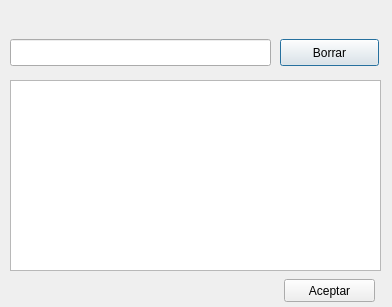
<?xml version="1.0" encoding="UTF-8"?>
<ui version="4.0">
 <class>BorrarRecursosDialog</class>
 <widget class="QDialog" name="BorrarRecursosDialog">
  <property name="geometry">
   <rect>
    <x>0</x>
    <y>0</y>
    <width>392</width>
    <height>307</height>
   </rect>
  </property>
  <property name="windowTitle">
   <string>Dialog</string>
  </property>
  <widget class="QPushButton" name="botonborrar">
   <property name="geometry">
    <rect>
     <x>280</x>
     <y>39</y>
     <width>99</width>
     <height>27</height>
    </rect>
   </property>
   <property name="text">
    <string>Borrar</string>
   </property>
  </widget>
  <widget class="QLineEdit" name="lineEdit">
   <property name="geometry">
    <rect>
     <x>10</x>
     <y>39</y>
     <width>261</width>
     <height>27</height>
    </rect>
   </property>
  </widget>
  <widget class="QPushButton" name="botonaceptar">
   <property name="geometry">
    <rect>
     <x>284</x>
     <y>279</y>
     <width>91</width>
     <height>23</height>
    </rect>
   </property>
   <property name="text">
    <string>Aceptar</string>
   </property>
  </widget>
  <widget class="QLabel" name="label">
   <property name="geometry">
    <rect>
     <x>20</x>
     <y>9</y>
     <width>171</width>
     <height>17</height>
    </rect>
   </property>
   <property name="text">
    <string/>
   </property>
  </widget>
  <widget class="QTableWidget" name="tableWidget">
   <property name="enabled">
    <bool>true</bool>
   </property>
   <property name="geometry">
    <rect>
     <x>10</x>
     <y>80</y>
     <width>371</width>
     <height>191</height>
    </rect>
   </property>
   <property name="sortingEnabled">
    <bool>true</bool>
   </property>
   <attribute name="verticalHeaderVisible">
    <bool>false</bool>
   </attribute>
  </widget>
 </widget>
 <resources/>
 <connections/>
</ui>
